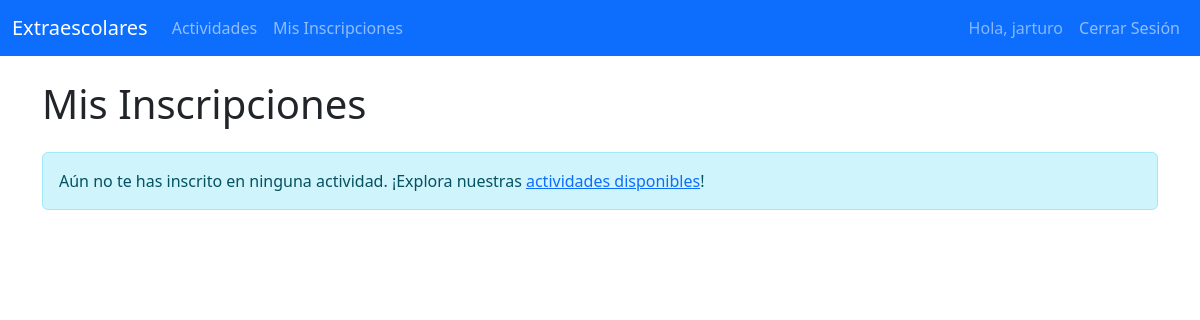
The app's page /actividades/mis-inscripciones/ (signed in), older data.
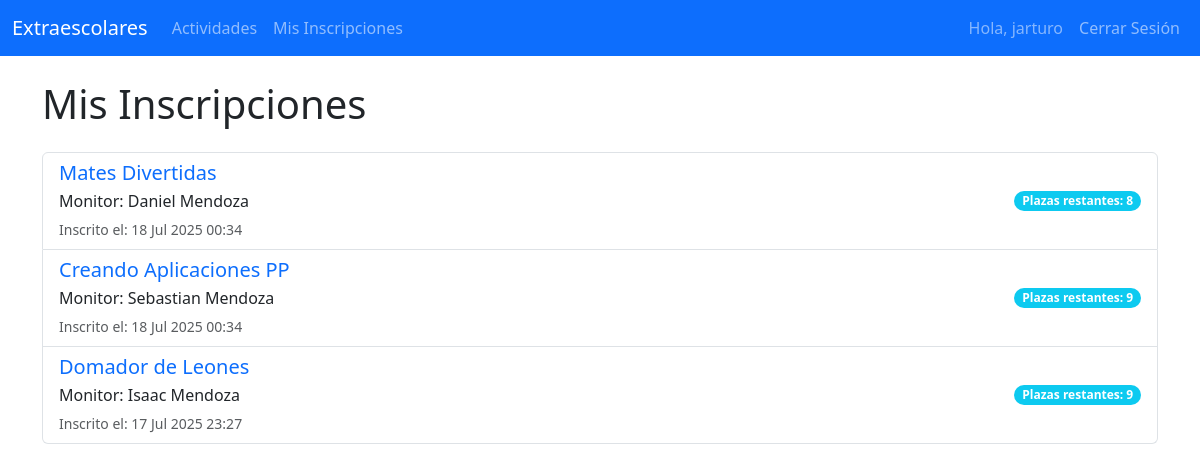
The same page, newer data.
### actividades/models.py (models this page shows, shortened)
class Inscripcion(models.Model):
    alumno = models.ForeignKey(Alumno, on_delete=models.CASCADE)
    actividad = models.ForeignKey(Actividad, on_delete=models.CASCADE)
    fecha_inscripcion = models.DateTimeField(auto_now_add=True)
    class Meta:
        unique_together = ('alumno', 'actividad')

class Actividad(models.Model):
    nombre = models.CharField(max_length=200)
    descripcion = models.TextField()
    monitor = models.ForeignKey(Monitor, on_delete=models.SET_NULL, null=True, blank=True)
    plazas_maximas = models.IntegerField()
    fecha_inicio = models.DateField()
    def plazas_restantes(self):
        inscripciones_actuales = self.inscripcion_set.count()
        return self.plazas_maximas - inscripciones_actuales

class Monitor(models.Model):
    usuario = models.OneToOneField(User, on_delete=models.CASCADE, related_name='monitor_profile')
    nombre_completo = models.CharField(max_length=200)
    correo = models.EmailField(unique=True)
    especialidad = models.CharField(max_length=100, blank=True, null=True)
    def __str__(self):
        return self.nombre_completo

### actividades/views.py (the view)
# urls.py: path('mis-inscripciones/', views.mis_inscripciones, name='mis_inscripciones'),
@login_required
@user_passes_test(is_alumno, login_url='/login/') # Solo para alumnos logueados
def mis_inscripciones(request):
    alumno = request.user.alumno
    inscripciones = Inscripcion.objects.filter(alumno=alumno).order_by('-fecha_inscripcion')
    context = {
        'inscripciones': inscripciones
    }
    return render(request, 'actividades/mis_inscripciones.html', context)

### actividades/views.py (called while the page is built)
def is_alumno(user):
    return hasattr(user, 'alumno')

### templates/actividades/mis_inscripciones.html (shortened to what this page needs)
{% extends 'base.html' %}
{% block content %}
<h1 class="mb-4">Mis Inscripciones</h1>
{% if inscripciones %}
    <div class="list-group">
        {% for inscripcion in inscripciones %}
        <div class="list-group-item list-group-item-action d-flex justify-content-between align-items-center">
            <div>
                <h5 class="mb-1 text-primary">{{ inscripcion.actividad.nombre }}</h5>
                <p class="mb-1">Monitor: {{ inscripcion.actividad.monitor }}</p>
                <small class="text-muted">Inscrito el: {{ inscripcion.fecha_inscripcion|date:"d M Y H:i" }}</small>
            </div>
            <span class="badge bg-info rounded-pill">Plazas restantes: {{ inscripcion.actividad.plazas_restantes }}</span>
        </div>
        {% endfor %}
    </div>
{% else %}
    <div class="alert alert-info" role="alert">
        Aún no te has inscrito en ninguna actividad. ¡Explora nuestras <a href="{% url 'lista_actividades' %}">actividades disponibles</a>!
    </div>
{% endif %}
{% endblock %}

Row changes from the older to the newer data that the page shows:
added Inscripcion: actividad.nombre "Mates Divertidas", actividad.monitor "Daniel Mendoza", fecha_inscripcion "18 Jul 2025 00:34", actividad.plazas_restantes "8"
added Inscripcion: actividad.nombre "Creando Aplicaciones PP", actividad.monitor "Sebastian Mendoza", fecha_inscripcion "18 Jul 2025 00:34", actividad.plazas_restantes "9"
added Inscripcion: actividad.nombre "Domador de Leones", actividad.monitor "Isaac Mendoza", fecha_inscripcion "17 Jul 2025 23:27", actividad.plazas_restantes "9"
Text that changed along with them:
text no longer shown: "Aún no te has inscrito en ninguna actividad. ¡Explora nuestras actividades disponibles !"
